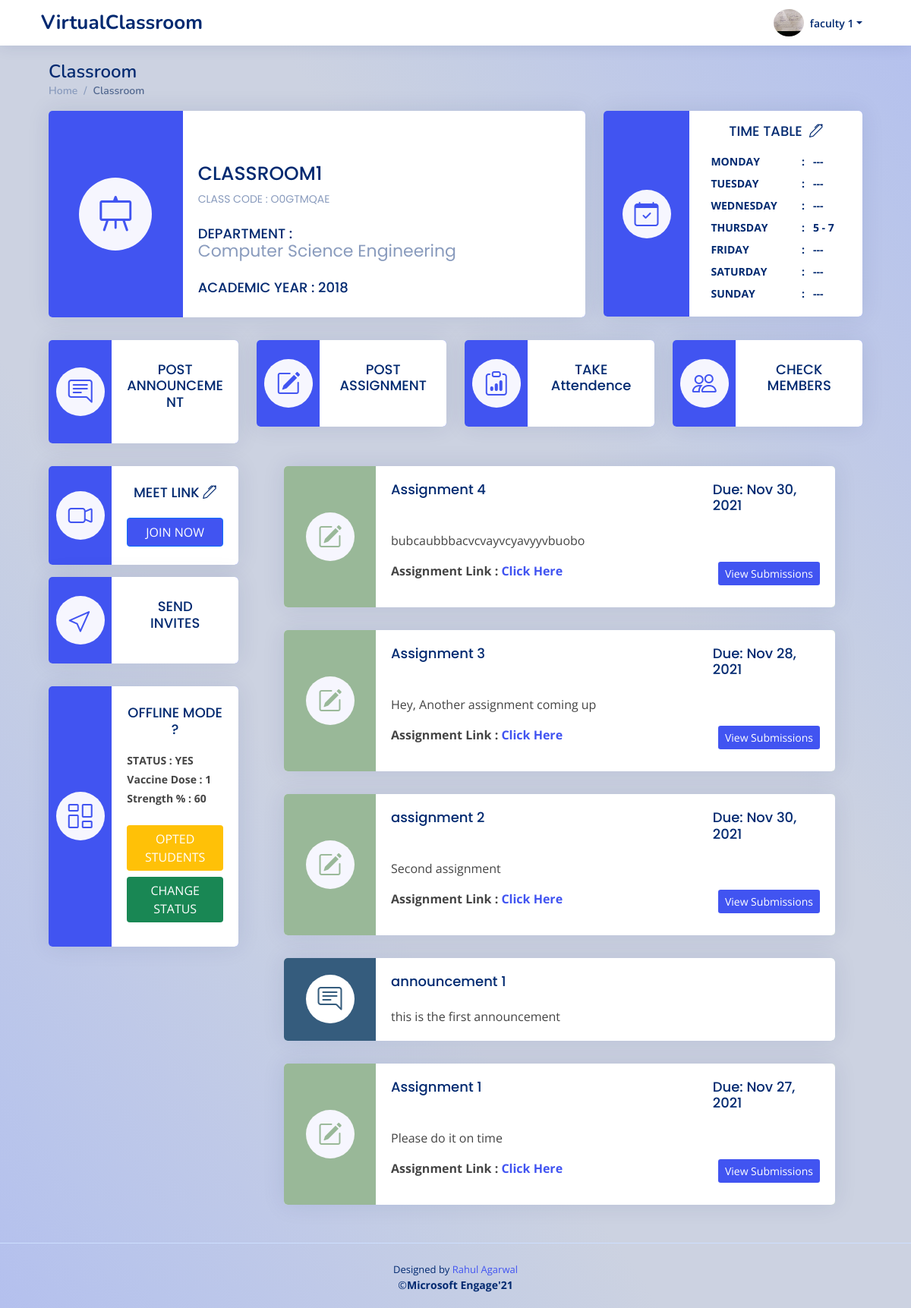
Page /faculty_subject/o0gtMqAE (signed in) on the earlier database version.
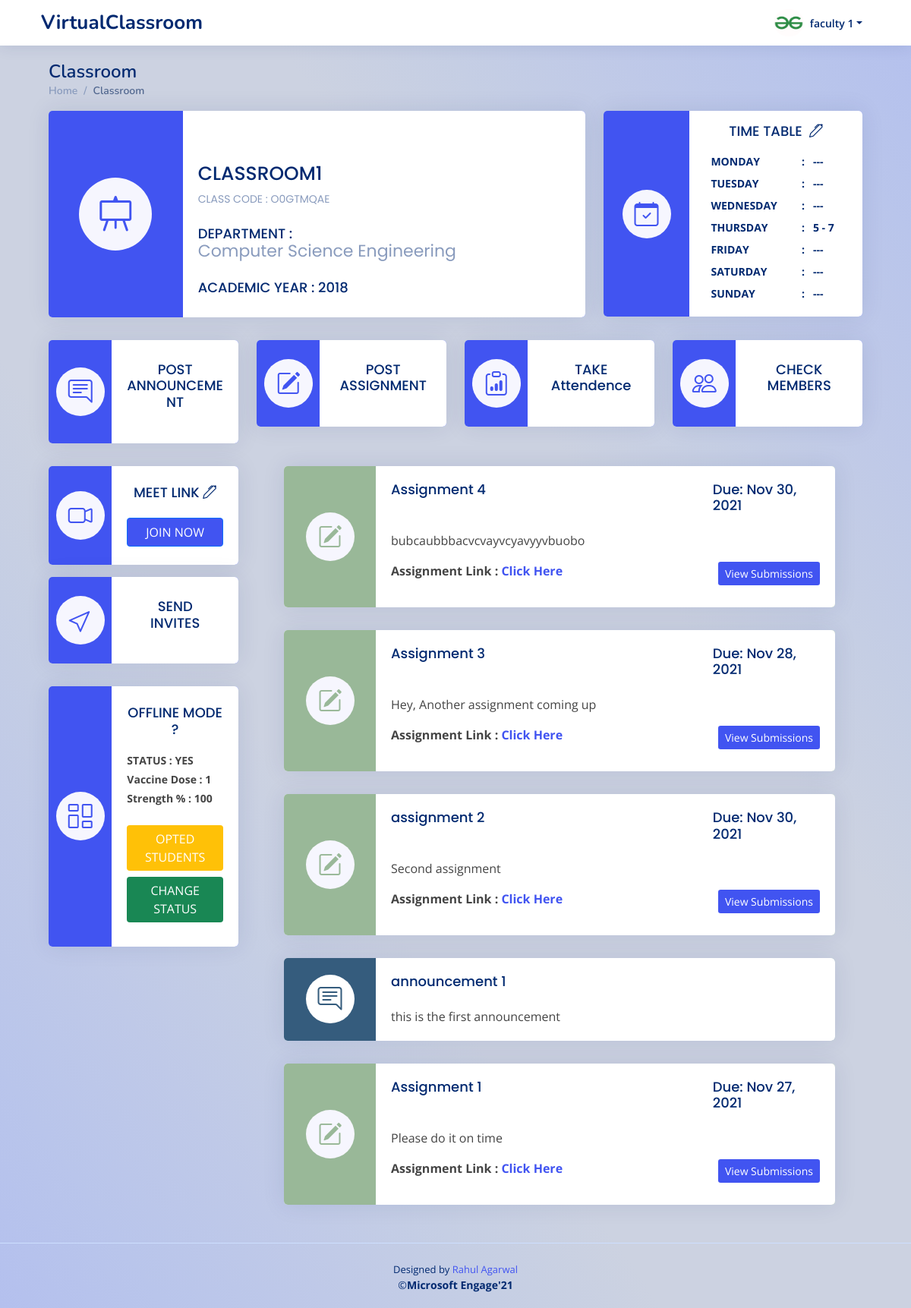
Same page on the later database version.
### myapp/models.py (models this page shows, shortened)
class FacultyDetails(models.Model):
    facultyId = models.ForeignKey(User,on_delete=models.CASCADE)
    facultyName = models.CharField(max_length=100,null=False)
    facultyPhone = PhoneNumberField(null=False, blank=False, unique=False, default='+91')
    facultyGender = models.CharField(max_length=20,null=True)
    facultyDOB = models.DateTimeField(default=datetime.now,null=True)
    facultyDesc = models.TextField(blank=False,null=True)
    facultyCollege = models.CharField(max_length=100,null=False)
    collegeState = models.CharField(max_length=50,null=False)
    experience = models.CharField(max_length=2,null=True)
    facultyPic = models.ImageField(upload_to='facultyPic/', null=True, blank=True)
    user_date = models.DateTimeField(default=datetime.now,null=True)

class OfflineClass(models.Model):
    classId = models.ForeignKey(ClassRoom,on_delete=models.CASCADE)
    offlineStatus = models.CharField(max_length=5,null=True,blank=True,default='NO')
    vaccineRequired = models.IntegerField(null=True,blank=True,default=0)
    classStrength = models.IntegerField(null=True,blank=True,default=0)
    studentList = models.TextField(blank=True,null=True)

### myapp/views.py (the view, shortened to what this page needs)
# urls.py: path('faculty_subject/<pk>',views.facultySubject,name='facultySubject'),
@login_required
def facultySubject(request,pk):
    if request.user.is_active and request.user.is_staff and not request.user.is_superuser:
        id=pk
        user=request.user
        classDetails = ClassRoom.objects.get(classId=id)
        userDetails = FacultyDetails.objects.get(facultyId_id = user.pk)
        announcements = Announcement.objects.filter(classId = classDetails.pk).annotate(type=Value('announcement', CharField()))
        assignments = Assignment.objects.filter(classId = classDetails.pk).annotate(type=Value('assignment', CharField()))
        all_items = list(assignments) + list(announcements)
        all_items_feed = sorted(all_items, key=lambda obj: obj.publishedTime,reverse=True)
        timeTable = {}
        strTime = classDetails.classTimeTable
        try:
            days = strTime.split('+')
            for x in days:
                curr = x.split(',')
                a = curr[0][1:]
                a=a.strip()
                a=a.strip("\'")
                b = curr[1]
                b=b.strip()
                b=b.strip("\'")
                c = curr[2][:len(curr[2])-1]
                c=c.strip()
                c=c.strip("\'")
                timeTable[a] = [b,c]
        except:
            timeTable={}
        classOfflineStatus = OfflineClass.objects.get(classId = id)
        context={
            'class':classDetails,
            'announcements' : announcements,
            'all_items_feed' : all_items_feed,
            'userDetails': userDetails,
            'timeTable':timeTable,
            'classOfflineStatus' : classOfflineStatus
        }
        return render(request,'faculty/facultySubject.html',context)
    else:
        return redirect('facultyLogin')

### myapp/views.py (called while the page is built)
@register.filter(name='get_start_time')
def get_start_time(d, k):
    return d[k][0]

@register.filter(name='get_end_time')
def get_end_time(d, k):
    return d[k][1]

### myapp/templates/faculty/facultySubject.html (shortened to what the changed rows need)
{% extends 'base.html' %}
{% block content %}
{% load static %}
  <header id="header" class="header fixed-top d-flex align-items-center px-lg-5">
    <nav class="header-nav ms-auto">
      <ul class="d-flex align-items-center">
        <li class="nav-item dropdown pe-3">
          <a class="nav-link nav-profile d-flex align-items-center pe-0" href="#" data-bs-toggle="dropdown">
            <img src="{{ userDetails.facultyPic.url }}" alt="Profile" class="rounded-circle" style="width:40px;">
            <span class="d-none d-md-block dropdown-toggle ps-2">{{user.first_name}} {{user.last_name}}</span>
          </a>
        </li>
      </ul>
    </nav>
  </header>
  <main id="main" class="main px-lg-3 mx-lg-5" >
    <div class="pagetitle px-xxl-5">
      <h1>Classroom</h1>
    </div>
    <section class="section dashboard px-xxl-5">
      <div class="row">
        <div class="col-lg-3">
          <div class="card mb-3 info-card sales-card pb-0">
           <div class="row g-0" style="background: #4154f1">
             <div class="col-md-8 bg-white">
               <div class="card-body my-1">
                 <div class="activity ">
                   {% if classOfflineStatus.offlineStatus == 'NO' %}
                      <p><strong>STATUS : NO</strong></p>
                      <a type="button" class="btn btn-primary col-sm-12 bg-danger" style="border:red;" data-bs-toggle="modal" data-bs-target="#enableOffline">CHANGE STATUS</a>
                   {% else %}
                      <p class="my-1"><strong>STATUS : YES</strong></p>
                      <p class="my-1"><strong>Vaccine Dose : {{classOfflineStatus.vaccineRequired}}</strong></p>
                      <p class="my-1"><strong>Strength % : {{classOfflineStatus.classStrength}}</strong></p>
                      <br>
                      <a href="{% url 'offlineOptedList' class.pk %}" class="btn btn-primary col-sm-12 my- 2 bg-warning" style="border:red;">OPTED STUDENTS</a>
                      <a type="button" class="btn btn-primary col-sm-12 bg-success my-2" style="border:green;" data-bs-toggle="modal" data-bs-target="#disableOffline">CHANGE STATUS</a>
                   {% endif %}
                 </div>
               </div>
             </div>
           </div>
         </div>
        </div>
      </div>
    </section>
  </main>
{% endblock %}

Differences in the rows shown:
changed FacultyDetails: facultyPic: a different picture
changed OfflineClass: classStrength "60" → "100"
